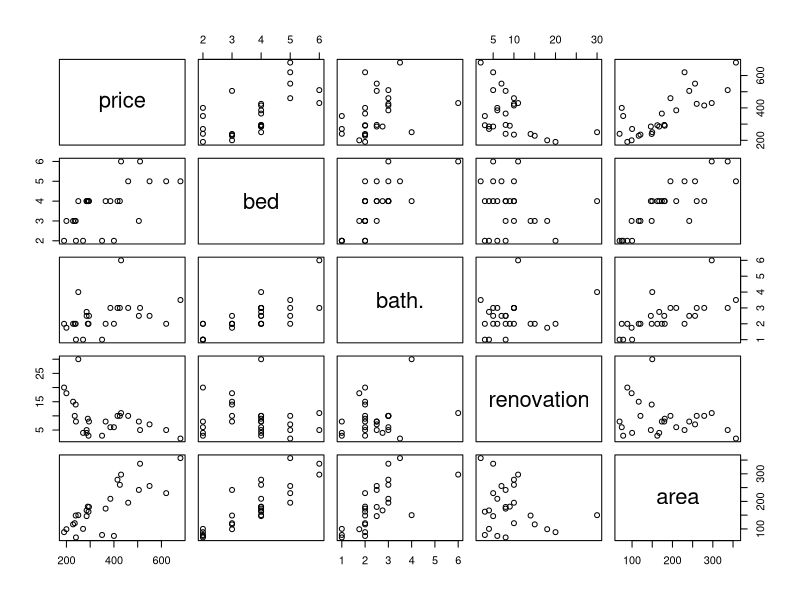

Source code (R): (Note: this script raises an error after producing the figure.)
#######################RLadies: Visestruka linearna regresija###############
#########################Radmila VELICKOVIC#####################################
#########################20.2.2019, Startit, Beograd#########################


# UVOD ------------------------------------------------------------

#Linearna regresija odgovara na pitanje da li varijabla Y zavisi od X,
#odnosno koje varijable X uticu na Y


#engleski termini za nezavisne i zavisnu promenljivu
#X1,X2, Xn-independent variable, regressors, predictors, explanatory variables,covariates
#Y-dependent variable, regressand, explained variable  

#linearna regresija sluzi za modeliranje tj. objasnjenje nekog fenomena
#i za predvidanje

#u visestrukoj regresiji preliminarna analiza je jako vazna jer interakcija 
#izmedju varijabli moze biti sakrivena 

#dijagnostikovanje modela je od izuzetnog znacaja zato sto pretpostavke
#u visestrukoj regresiji mogu biti preksene

#jedna od pretpostavki je da su objasnjavajuce promenljive nezavisne. 
#Ali, sta ako izmedu nekih od njih postoji (visoka) korelacija? 

#Y=B0+B1+...+Bn

#multiple linear regression

getwd()
setwd("C:/Users/Rada/POSM laptop/1. STATISTICS masters material/R_Treninzi")

houses<-read.table("houses.txt",header=T)

View(houses)
attach(houses)
dim(houses)

summary(houses)
cor(houses)
pairs(houses)


#fitting the model using all possible variables (backward method)
model1=lm(area~price+bed+bath.+renovation)
model1
summary(model1)

#fitted values
fitted(fit)

#residuals
residuals(fit)

par(mfrow=c(2,2))
plot(model1)


#we removed least significant variable bed)
model2=lm(price~area+bath.+renovation)
summary(model2)
par(mfrow=c(2,2))
plot(model2)

#we remove bath as non significant
model3=lm(price~area+bed)
summary(model3)
par(mfrow=c(2,2))
plot(model3)

#ostali paketi za regresione modele
#glmnet
#essurvey paket ima funkcije za regresiju sa weights namenjene
#za ess podatke europeansocialsurvey.org



# clean up and close!

rm(list=ls())
q()